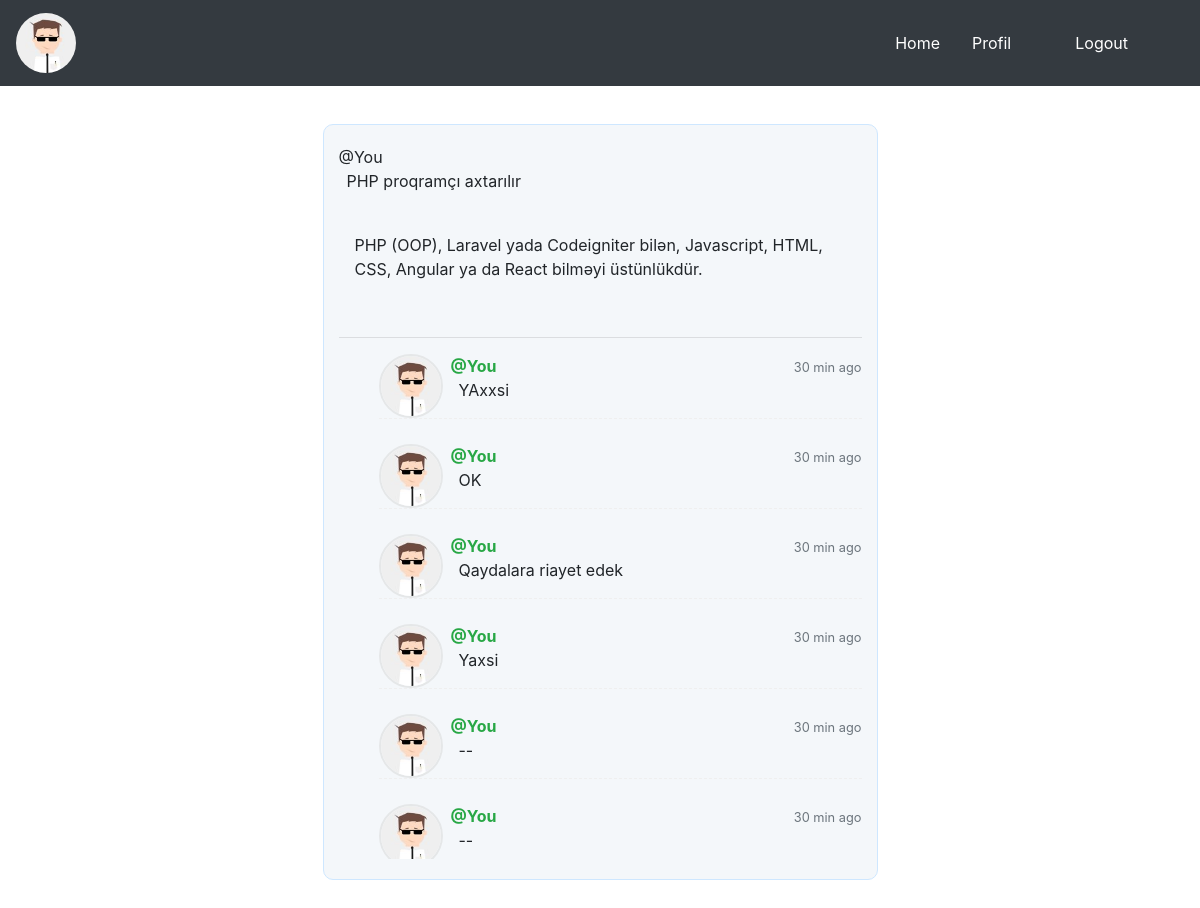
Before: /profil/ (signed in) with the older database file.
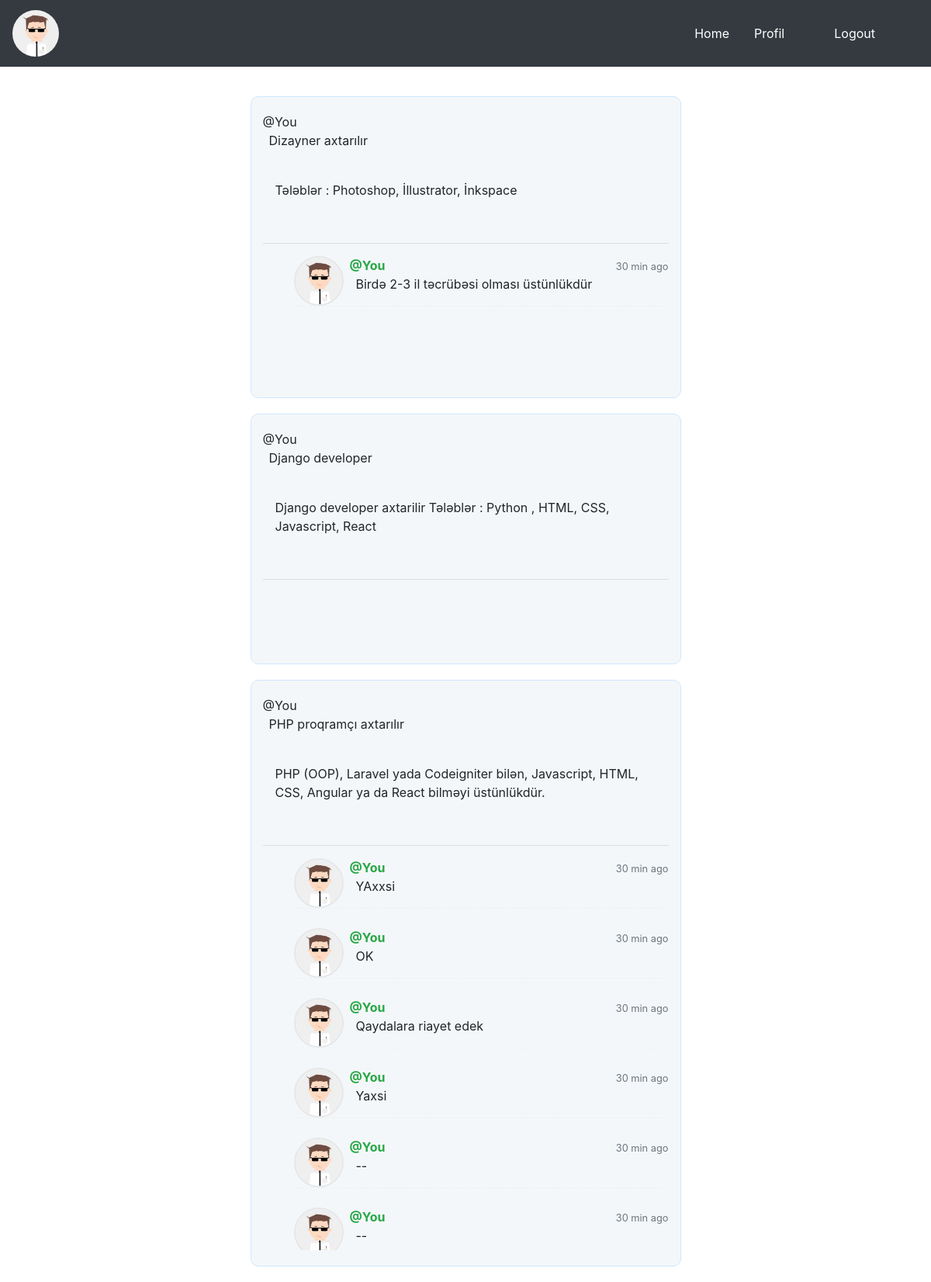
After: the same page with the newer database file.
### user/models.py (models this page shows, shortened)
class Posts(models.Model):
   owner_id = models.ForeignKey("auth.User",on_delete = models.CASCADE,verbose_name = "Postun Sahibi ", related_name='posts')
   title = models.CharField(max_length = 100,verbose_name = "Başlıq")
   content = models.CharField(max_length=3000, verbose_name='İçəriyi')
   category = models.ForeignKey(Categorie,on_delete = models.CASCADE,verbose_name = "Post Kategiyasi",related_name="post_category")
   subcategory = models.TextField(verbose_name = "Post Subkategoriyalari", default="None")
   created_date = models.DateTimeField(auto_now_add=True,verbose_name="Paylaşım tarixi")
   updated_date = models.DateTimeField(auto_now=True)
   post_image = models.FileField(blank = True,null = True,verbose_name="Şəkil əlavə edin")
   class Meta:
      ordering = ['-created_date'][:10]

class Comments(models.Model):
   post_id = models.ForeignKey(Posts,on_delete = models.CASCADE,verbose_name = "Paylaşım",related_name="comments")
   author_id = models.ForeignKey("auth.User",on_delete = models.CASCADE,verbose_name = "Kommentin sahibi ", related_name='authors')
   comment_content = models.CharField(max_length = 1000,verbose_name = "Komment")
   comment_date = models.DateTimeField(auto_now_add=True)
   update_date = models.DateTimeField(auto_now=True)
   class Meta:
      ordering = ['-comment_date'][:5]

### user/views.py (the view)
# urls.py: path('profil/', main.profil, name='profil'),
@login_required(login_url="login")
def profil(request):
	all_posts = request.user.posts.all()
	return render(request, "profil.html", {'posts': all_posts})

### templates/profil.html (shortened to what this page needs)
{% extends "layout.html" %}
{% block navbar %}
{% include "includes/navbar.html" %}
{% endblock navbar %}
{% block body %}
<div class="bootstrap snippets" style="margin-top:100px">
	<br>
	<div id="postList">
	{% if posts %}
		{% for post in posts %}
			<div class="col-md-6 col-md-offset-2 col-sm-12 ml-auto mr-auto postsStyle">
				<div class="comment-wrapper">
					<div class="panel panel-info">
						<div class="panel-heading">
							@You <br> <p class="ml-2">{{post.title}}<p>
						</div>
						<div class="panel-body">
							<br>
							<p class="ml-3">
								{{post.content}}
							</p>
							<br>
							<hr>
							<ul class="media-list">
							{% if post.comments.all %}
								{% for comment in post.comments.all %}
									<li class="media">
										<a href="#" class="pull-left" style="float:left">
											<img src="{{ MEDIA_URL }}user_1.jpg" alt="" class="img-circle">
										</a>
										<div class="media-body">
											<span class="text-muted pull-right" style="float:right">
												<small class="text-muted">30 min ago</small>
											</span>
											<strong class="text-success ml-2">
											{% if comment.author_id.id == user.id %}
											   @You
											{% else %}
												<a href="{% url 'info' comment.author_id.id %}">@{{comment.author_id.username}}</a>
											{% endif %}
											</strong>
											<p class="ml-3">
												{{comment.comment_content}}
											</p>
										</div>
									</li>
								{% endfor %}
							{% endif %}
							</ul>
							<br>
							<br><br>
						</div>
					</div>
				</div>
			</div>
		{% endfor %}
	{% endif %}
	</div>
</div>
{% endblock body %}

Changed rows visible on the page:
added Posts: title "Dizayner axtarılır", content "Tələblər : Photoshop, İllustrator, İnkspace"
added Comments: shows "@You", comment_content "Birdə 2-3 il təcrübəsi olması üstünlükdür", shown under "Dizayner axtarılır"
added Posts: title "Django developer", content "Django developer axtarilir Tələblər : Python , HTML, CSS, Javascript, React"
